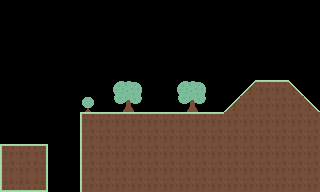

A 2D game scene composited from a Tiled map and its tileset images. What follows is a short description and the map's XML, with each tile layer's data collapsed to a summary:
An orthogonal 20x12 tile map with 16x16 px tiles, 3 tile layers (background, foreground, main) and 1 object.

<map version="1.0" tiledversion="1.1.4" orientation="orthogonal" renderorder="right-down" width="20" height="12" tilewidth="16" tileheight="16" infinite="0" nextobjectid="4">
 <tileset firstgid="1" source="tiles.tsx" />
 <layer name="background" width="20" height="12">
  <data>[240 cells, 9 non-empty, 5 distinct tile ids]</data>
 </layer>
 <layer name="foreground" width="20" height="12">
  <data>[240 cells, 0 non-empty, 0 distinct tile ids]</data>
 </layer>
 <layer name="main" width="20" height="12">
  <data>[240 cells, 94 non-empty, 11 distinct tile ids]</data>
 </layer>
 <objectgroup name="player">
  <object id="2" x="96" y="80" width="16" height="16" />
 </objectgroup>
</map>